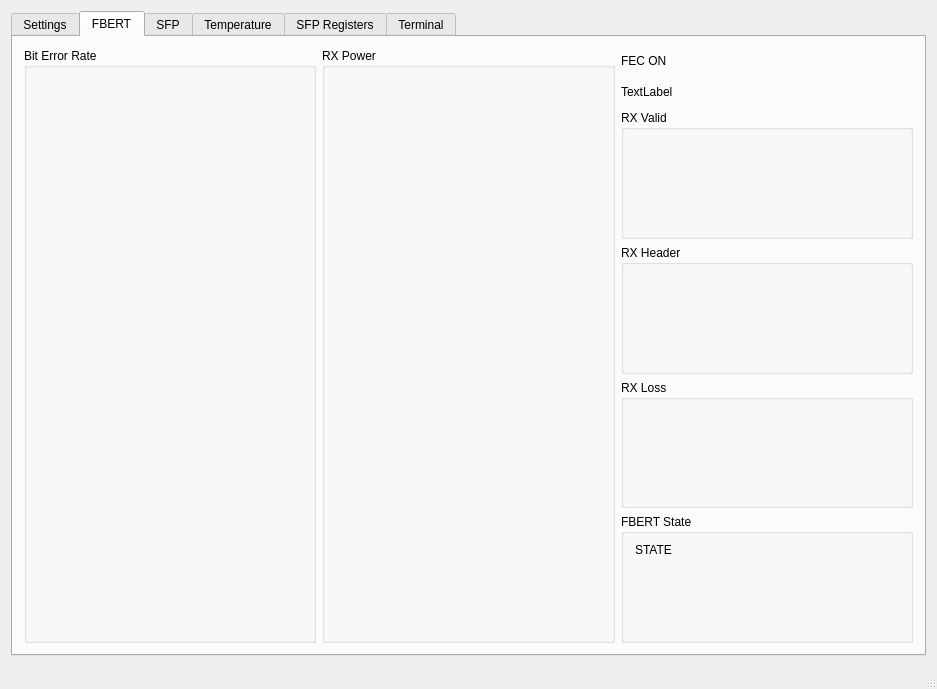
<?xml version="1.0" encoding="UTF-8"?>
<ui version="4.0">
 <class>MainWindow</class>
 <widget class="QMainWindow" name="MainWindow">
  <property name="geometry">
   <rect>
    <x>0</x>
    <y>0</y>
    <width>937</width>
    <height>689</height>
   </rect>
  </property>
  <property name="acceptDrops">
   <bool>false</bool>
  </property>
  <property name="windowTitle">
   <string>VC709 </string>
  </property>
  <property name="unifiedTitleAndToolBarOnMac">
   <bool>false</bool>
  </property>
  <widget class="QWidget" name="centralWidget">
   <layout class="QVBoxLayout" name="verticalLayout">
    <item>
     <widget class="QTabWidget" name="tabWidget0">
      <property name="focusPolicy">
       <enum>Qt::NoFocus</enum>
      </property>
      <property name="autoFillBackground">
       <bool>false</bool>
      </property>
      <property name="currentIndex">
       <number>1</number>
      </property>
      <widget class="QWidget" name="tab_3">
       <attribute name="title">
        <string>Settings</string>
       </attribute>
       <layout class="QVBoxLayout" name="verticalLayout_8">
        <item>
         <widget class="QGroupBox" name="groupBox_8">
          <property name="maximumSize">
           <size>
            <width>16777215</width>
            <height>300</height>
           </size>
          </property>
          <property name="title">
           <string>Settings</string>
          </property>
          <layout class="QVBoxLayout" name="verticalLayout_6">
           <item>
            <layout class="QGridLayout" name="gridLayout">
             <item row="0" column="0">
              <layout class="QHBoxLayout" name="horizontalLayout_8">
               <item>
                <widget class="QPushButton" name="btn_SYSCLK">
                 <property name="maximumSize">
                  <size>
                   <width>100</width>
                   <height>16777215</height>
                  </size>
                 </property>
                 <property name="text">
                  <string>SYSCLK</string>
                 </property>
                </widget>
               </item>
               <item>
                <widget class="QSpinBox" name="spinBox_sysclk">
                 <property name="maximumSize">
                  <size>
                   <width>150</width>
                   <height>16777215</height>
                  </size>
                 </property>
                 <property name="suffix">
                  <string>MHz</string>
                 </property>
                 <property name="prefix">
                  <string notr="true"/>
                 </property>
                 <property name="maximum">
                  <number>500</number>
                 </property>
                 <property name="value">
                  <number>200</number>
                 </property>
                </widget>
               </item>
               <item>
                <spacer name="horizontalSpacer">
                 <property name="orientation">
                  <enum>Qt::Horizontal</enum>
                 </property>
                 <property name="sizeHint" stdset="0">
                  <size>
                   <width>40</width>
                   <height>20</height>
                  </size>
                 </property>
                </spacer>
               </item>
              </layout>
             </item>
             <item row="2" column="0">
              <layout class="QHBoxLayout" name="horizontalLayout_9">
               <item>
                <widget class="QPushButton" name="btn_run_time">
                 <property name="maximumSize">
                  <size>
                   <width>100</width>
                   <height>16777215</height>
                  </size>
                 </property>
                 <property name="text">
                  <string>Run Time</string>
                 </property>
                </widget>
               </item>
               <item>
                <widget class="QDoubleSpinBox" name="doubleSpinBox_run_time">
                 <property name="maximumSize">
                  <size>
                   <width>150</width>
                   <height>16777215</height>
                  </size>
                 </property>
                 <property name="prefix">
                  <string>0</string>
                 </property>
                 <property name="suffix">
                  <string>s</string>
                 </property>
                 <property name="decimals">
                  <number>6</number>
                 </property>
                 <property name="minimum">
                  <double>0.000000000000000</double>
                 </property>
                 <property name="maximum">
                  <double>5.000000000000000</double>
                 </property>
                 <property name="singleStep">
                  <double>0.000001000000000</double>
                 </property>
                 <property name="value">
                  <double>0.000327000000000</double>
                 </property>
                </widget>
               </item>
               <item>
                <spacer name="horizontalSpacer_2">
                 <property name="orientation">
                  <enum>Qt::Horizontal</enum>
                 </property>
                 <property name="sizeHint" stdset="0">
                  <size>
                   <width>40</width>
                   <height>20</height>
                  </size>
                 </property>
                </spacer>
               </item>
              </layout>
             </item>
            </layout>
           </item>
          </layout>
         </widget>
        </item>
        <item>
         <widget class="QGroupBox" name="groupBox_25">
          <property name="title">
           <string>Serial Link</string>
          </property>
          <layout class="QVBoxLayout" name="verticalLayout_9">
           <item>
            <layout class="QHBoxLayout" name="horizontalLayout_26">
             <item>
              <widget class="QPushButton" name="btn_serial_refresh">
               <property name="text">
                <string>Refresh</string>
               </property>
              </widget>
             </item>
             <item>
              <widget class="QComboBox" name="comboBox_serial">
               <property name="minimumSize">
                <size>
                 <width>125</width>
                 <height>0</height>
                </size>
               </property>
              </widget>
             </item>
             <item>
              <widget class="QPushButton" name="btn_serial_connect">
               <property name="text">
                <string>Connect</string>
               </property>
              </widget>
             </item>
             <item>
              <widget class="QPushButton" name="btn_serial_disconnect">
               <property name="text">
                <string>Disconnect</string>
               </property>
              </widget>
             </item>
             <item>
              <spacer name="horizontalSpacer_3">
               <property name="orientation">
                <enum>Qt::Horizontal</enum>
               </property>
               <property name="sizeHint" stdset="0">
                <size>
                 <width>40</width>
                 <height>20</height>
                </size>
               </property>
              </spacer>
             </item>
            </layout>
           </item>
           <item>
            <spacer name="verticalSpacer">
             <property name="orientation">
              <enum>Qt::Vertical</enum>
             </property>
             <property name="sizeHint" stdset="0">
              <size>
               <width>20</width>
               <height>40</height>
              </size>
             </property>
            </spacer>
           </item>
          </layout>
         </widget>
        </item>
       </layout>
      </widget>
      <widget class="QWidget" name="tab">
       <attribute name="title">
        <string>FBERT</string>
       </attribute>
       <layout class="QVBoxLayout" name="verticalLayout_15">
        <item>
         <layout class="QHBoxLayout" name="horizontalLayout_6">
          <item>
           <widget class="QGroupBox" name="groupBox">
            <property name="title">
             <string>Bit Error Rate</string>
            </property>
            <layout class="QHBoxLayout" name="horizontalLayout_3">
             <item>
              <widget class="QCustomPlot" name="plot_BER" native="true"/>
             </item>
            </layout>
           </widget>
          </item>
          <item>
           <widget class="QGroupBox" name="groupBox_6">
            <property name="minimumSize">
             <size>
              <width>0</width>
              <height>259</height>
             </size>
            </property>
            <property name="title">
             <string>RX Power</string>
            </property>
            <layout class="QHBoxLayout" name="horizontalLayout_4">
             <item>
              <widget class="QCustomPlot" name="plot_RX_Power" native="true">
               <zorder>groupBox</zorder>
              </widget>
             </item>
            </layout>
           </widget>
          </item>
          <item>
           <layout class="QVBoxLayout" name="verticalLayout_7">
            <item>
             <widget class="QLabel" name="label_FEC_on_off">
              <property name="maximumSize">
               <size>
                <width>16777215</width>
                <height>25</height>
               </size>
              </property>
              <property name="text">
               <string>FEC ON</string>
              </property>
             </widget>
            </item>
            <item>
             <widget class="QLabel" name="label_BER_avg">
              <property name="maximumSize">
               <size>
                <width>16777215</width>
                <height>25</height>
               </size>
              </property>
              <property name="text">
               <string>TextLabel</string>
              </property>
             </widget>
            </item>
            <item>
             <widget class="QGroupBox" name="groupBox_7">
              <property name="title">
               <string>RX Valid</string>
              </property>
              <layout class="QHBoxLayout" name="horizontalLayout_5">
               <item>
                <widget class="QCustomPlot" name="plot_rx_valid" native="true">
                 <property name="enabled">
                  <bool>true</bool>
                 </property>
                </widget>
               </item>
              </layout>
             </widget>
            </item>
            <item>
             <widget class="QGroupBox" name="groupBox_26">
              <property name="title">
               <string>RX Header</string>
              </property>
              <layout class="QVBoxLayout" name="verticalLayout_13">
               <item>
                <widget class="QCustomPlot" name="plot_rx_header_valid" native="true"/>
               </item>
              </layout>
             </widget>
            </item>
            <item>
             <widget class="QGroupBox" name="groupBox_28">
              <property name="title">
               <string>RX Loss</string>
              </property>
              <layout class="QVBoxLayout" name="verticalLayout_16">
               <item>
                <widget class="QCustomPlot" name="plot_RX_loss" native="true"/>
               </item>
              </layout>
             </widget>
            </item>
            <item>
             <widget class="QGroupBox" name="groupBox_27">
              <property name="title">
               <string>FBERT State</string>
              </property>
              <layout class="QVBoxLayout" name="verticalLayout_14">
               <item>
                <widget class="QLabel" name="label_FBERT_STATE">
                 <property name="maximumSize">
                  <size>
                   <width>16777215</width>
                   <height>10</height>
                  </size>
                 </property>
                 <property name="text">
                  <string>STATE</string>
                 </property>
                </widget>
               </item>
               <item>
                <widget class="QCustomPlot" name="plot_FBERT_state" native="true"/>
               </item>
              </layout>
             </widget>
            </item>
           </layout>
          </item>
         </layout>
        </item>
       </layout>
      </widget>
      <widget class="QWidget" name="tab_2">
       <attribute name="title">
        <string>SFP</string>
       </attribute>
       <layout class="QGridLayout" name="gridLayout_2">
        <item row="3" column="1">
         <widget class="QGroupBox" name="groupBox_22">
          <property name="title">
           <string>SFP2 - RX Power</string>
          </property>
          <layout class="QHBoxLayout" name="horizontalLayout_22">
           <item>
            <widget class="QCustomPlot" name="plot_SFP_13" native="true"/>
           </item>
          </layout>
         </widget>
        </item>
        <item row="2" column="0">
         <widget class="QGroupBox" name="groupBox_13">
          <property name="title">
           <string>SFP1 - TX Power</string>
          </property>
          <layout class="QHBoxLayout" name="horizontalLayout_10">
           <item>
            <widget class="QCustomPlot" name="plot_SFP_01" native="true"/>
           </item>
          </layout>
         </widget>
        </item>
        <item row="1" column="1">
         <widget class="QGroupBox" name="groupBox_18">
          <property name="title">
           <string>SFP2 - TX Current</string>
          </property>
          <layout class="QHBoxLayout" name="horizontalLayout_18">
           <item>
            <widget class="QCustomPlot" name="plot_SFP_12" native="true"/>
           </item>
          </layout>
         </widget>
        </item>
        <item row="1" column="3">
         <widget class="QGroupBox" name="groupBox_20">
          <property name="title">
           <string>SFP4 - TX Current</string>
          </property>
          <layout class="QHBoxLayout" name="horizontalLayout_20">
           <item>
            <widget class="QCustomPlot" name="plot_SFP_32" native="true"/>
           </item>
          </layout>
         </widget>
        </item>
        <item row="3" column="3">
         <widget class="QGroupBox" name="groupBox_24">
          <property name="title">
           <string>SFP4 - RX Power</string>
          </property>
          <layout class="QHBoxLayout" name="horizontalLayout_24">
           <item>
            <widget class="QCustomPlot" name="plot_SFP_33" native="true"/>
           </item>
          </layout>
         </widget>
        </item>
        <item row="3" column="0">
         <widget class="QGroupBox" name="groupBox_21">
          <property name="title">
           <string>SFP1 - RX Power</string>
          </property>
          <layout class="QHBoxLayout" name="horizontalLayout_21">
           <item>
            <widget class="QCustomPlot" name="plot_SFP_03" native="true"/>
           </item>
          </layout>
         </widget>
        </item>
        <item row="0" column="0">
         <widget class="QGroupBox" name="groupBox_9">
          <property name="title">
           <string>SFP1 - VCC</string>
          </property>
          <layout class="QHBoxLayout" name="horizontalLayout_7">
           <item>
            <widget class="QCustomPlot" name="plot_SFP_00" native="true"/>
           </item>
          </layout>
         </widget>
        </item>
        <item row="1" column="0">
         <widget class="QGroupBox" name="groupBox_17">
          <property name="title">
           <string>SFP1 - TX Current</string>
          </property>
          <layout class="QHBoxLayout" name="horizontalLayout_17">
           <item>
            <widget class="QCustomPlot" name="plot_SFP_02" native="true"/>
           </item>
          </layout>
         </widget>
        </item>
        <item row="2" column="1">
         <widget class="QGroupBox" name="groupBox_14">
          <property name="title">
           <string>SFP2 - TX Power</string>
          </property>
          <layout class="QHBoxLayout" name="horizontalLayout_12">
           <item>
            <widget class="QCustomPlot" name="plot_SFP_11" native="true"/>
           </item>
          </layout>
         </widget>
        </item>
        <item row="0" column="1">
         <widget class="QGroupBox" name="groupBox_10">
          <property name="title">
           <string>SFP2 - VCC</string>
          </property>
          <layout class="QHBoxLayout" name="horizontalLayout_11">
           <item>
            <widget class="QCustomPlot" name="plot_SFP_10" native="true"/>
           </item>
          </layout>
         </widget>
        </item>
        <item row="1" column="2">
         <widget class="QGroupBox" name="groupBox_19">
          <property name="title">
           <string>SFP3 - TX Current</string>
          </property>
          <layout class="QHBoxLayout" name="horizontalLayout_19">
           <item>
            <widget class="QCustomPlot" name="plot_SFP_22" native="true"/>
           </item>
          </layout>
         </widget>
        </item>
        <item row="0" column="2">
         <widget class="QGroupBox" name="groupBox_11">
          <property name="title">
           <string>SFP3 - VCC</string>
          </property>
          <layout class="QHBoxLayout" name="horizontalLayout_13">
           <item>
            <widget class="QCustomPlot" name="plot_SFP_20" native="true"/>
           </item>
          </layout>
         </widget>
        </item>
        <item row="2" column="2">
         <widget class="QGroupBox" name="groupBox_15">
          <property name="title">
           <string>SFP3 - TX Power</string>
          </property>
          <layout class="QHBoxLayout" name="horizontalLayout_14">
           <item>
            <widget class="QCustomPlot" name="plot_SFP_21" native="true"/>
           </item>
          </layout>
         </widget>
        </item>
        <item row="3" column="2">
         <widget class="QGroupBox" name="groupBox_23">
          <property name="title">
           <string>SFP3 - RX Power</string>
          </property>
          <layout class="QHBoxLayout" name="horizontalLayout_23">
           <item>
            <widget class="QCustomPlot" name="plot_SFP_23" native="true"/>
           </item>
          </layout>
         </widget>
        </item>
        <item row="0" column="3">
         <widget class="QGroupBox" name="groupBox_12">
          <property name="title">
           <string>SFP4 - VCC</string>
          </property>
          <layout class="QHBoxLayout" name="horizontalLayout_15">
           <item>
            <widget class="QCustomPlot" name="plot_SFP_30" native="true"/>
           </item>
          </layout>
         </widget>
        </item>
        <item row="2" column="3">
         <widget class="QGroupBox" name="groupBox_16">
          <property name="title">
           <string>SFP4 - TX Power</string>
          </property>
          <layout class="QHBoxLayout" name="horizontalLayout_16">
           <item>
            <widget class="QCustomPlot" name="plot_SFP_31" native="true"/>
           </item>
          </layout>
         </widget>
        </item>
       </layout>
      </widget>
      <widget class="QWidget" name="tab_6">
       <attribute name="title">
        <string>Temperature</string>
       </attribute>
       <layout class="QVBoxLayout" name="verticalLayout_4">
        <item>
         <layout class="QGridLayout" name="gridLayout_3">
          <item row="1" column="0">
           <widget class="QGroupBox" name="groupBox_2">
            <property name="title">
             <string>SFP1</string>
            </property>
            <layout class="QVBoxLayout" name="verticalLayout_5">
             <item>
              <widget class="QCustomPlot" name="plot_TEMP_0" native="true"/>
             </item>
            </layout>
           </widget>
          </item>
          <item row="2" column="0">
           <widget class="QGroupBox" name="groupBox_3">
            <property name="title">
             <string>SFP2</string>
            </property>
            <layout class="QVBoxLayout" name="verticalLayout_12">
             <item>
              <widget class="QCustomPlot" name="plot_TEMP_1" native="true"/>
             </item>
            </layout>
           </widget>
          </item>
          <item row="1" column="1">
           <widget class="QGroupBox" name="groupBox_4">
            <property name="title">
             <string>SFP3</string>
            </property>
            <layout class="QVBoxLayout" name="verticalLayout_10">
             <item>
              <widget class="QCustomPlot" name="plot_TEMP_2" native="true"/>
             </item>
            </layout>
           </widget>
          </item>
          <item row="2" column="1">
           <widget class="QGroupBox" name="groupBox_5">
            <property name="title">
             <string>SFP4</string>
            </property>
            <layout class="QVBoxLayout" name="verticalLayout_11">
             <item>
              <widget class="QCustomPlot" name="plot_TEMP_3" native="true"/>
             </item>
            </layout>
           </widget>
          </item>
         </layout>
        </item>
       </layout>
      </widget>
      <widget class="QWidget" name="tab_5">
       <attribute name="title">
        <string>SFP Registers</string>
       </attribute>
       <layout class="QVBoxLayout" name="verticalLayout_3">
        <item>
         <widget class="QTextBrowser" name="sfp_reg_browser"/>
        </item>
       </layout>
      </widget>
      <widget class="QWidget" name="tab_4">
       <attribute name="title">
        <string>Terminal</string>
       </attribute>
       <layout class="QVBoxLayout" name="verticalLayout_2">
        <item>
         <widget class="QTextBrowser" name="text_browser_0"/>
        </item>
       </layout>
      </widget>
     </widget>
    </item>
   </layout>
  </widget>
  <widget class="QStatusBar" name="statusBar"/>
 </widget>
 <layoutdefault spacing="6" margin="11"/>
 <customwidgets>
  <customwidget>
   <class>QCustomPlot</class>
   <extends>QWidget</extends>
   <header>qcustomplot.h</header>
   <container>1</container>
  </customwidget>
 </customwidgets>
 <resources/>
 <connections/>
</ui>
